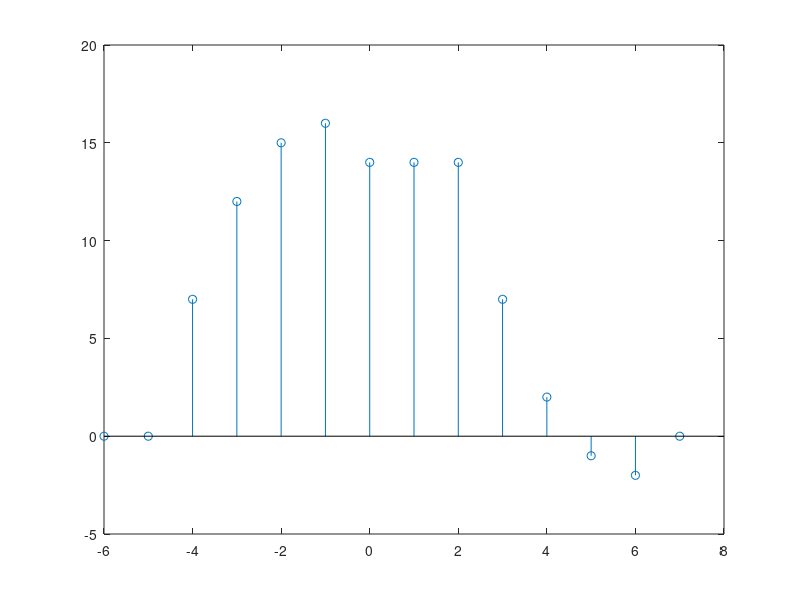

Source code (MATLAB):
clc;
clear;

x = [2, -1, 3, 7, 1, 2, -3];
y = [1, -1, 2, -2, 4, 1, -2, 5];


lag = -6:1:7;

N = size(x,2);
M = size(y,2);
result = zeros(1, N + M - 1 );
len = size(result,2);

for m = 1 : len  
   arg = (m - N); 

   if(arg < 0)
       negativeCondition = 1;
       limit = N + arg;
   else
       negativeCondition = 0;
       limit = N - arg;
   end

   for n = 1:limit
           if(negativeCondition == 0)
            result(m) = result(m) + x(arg + n) + y(n);
           else
            result(m) = result(m) + x(n) + y(n - arg);
           end
   end
end

stem(lag, result)